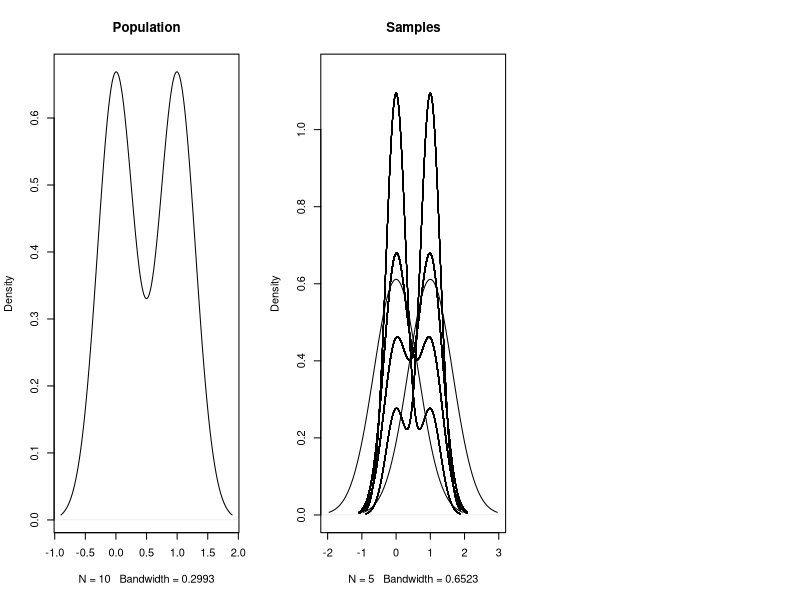

The R source for this figure: (Note: this script raises an error after producing the figure.)
# Figure 1
png(filename = "ch5.figure1.png", width = 1800, height = 900, units = "px",
    res = 200)

pop = c(rep(0, 5), rep(1, 5)) 	
pop 					     
all.samps = combn(pop, 5) 	 
all.samps 				

par(mfrow=c(1, 3)) 			
plot(density(pop),main="Population")	

plot(density(all.samps[, 1]), main="Samples", 
     xlim = c(-2, 3), ylim =c(0, 1.15)
) 	 
for (i in 2:252) { 
  lines(density(all.samps[, i])) 
} 

plot(density(dist.samp.means), main = "Sample means")
par(mfrow=c(1, 3)) 	

dev.off()

# Figure 2
png(filename = "ch5.figure2.png", width = 1200, height = 900, units = "px",
    res = 200)

qqnorm(dist.samp.means) 
qqline(dist.samp.means) 

dev.off()
